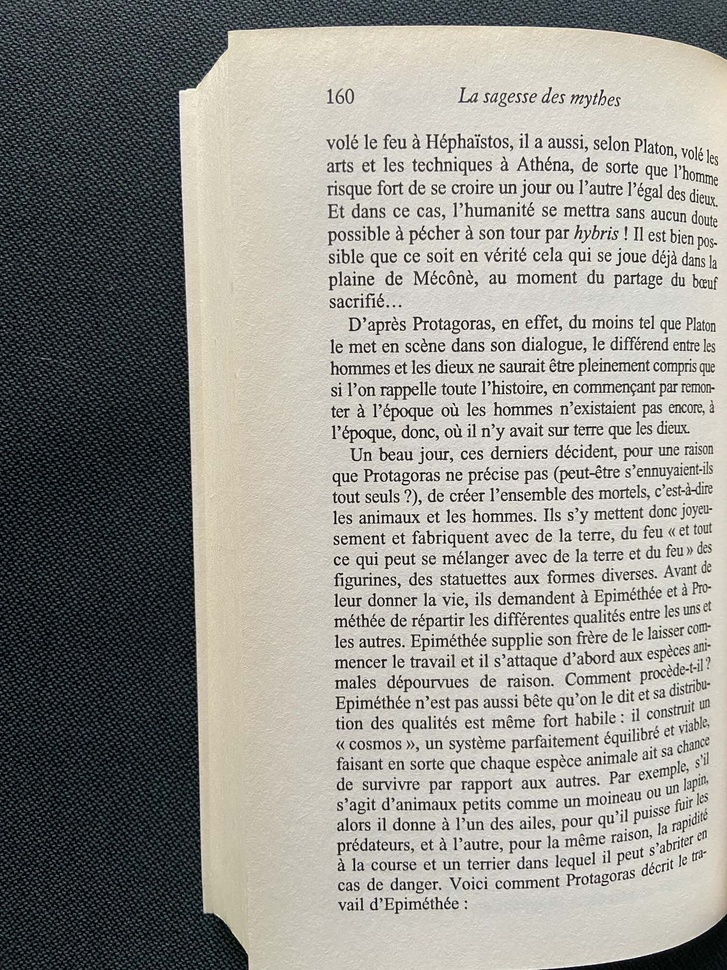
#> input picture images/raw_page.jpg, 727 x 970 px, shrunk from 1512 x 2016 before the run; its folder holds 4 pictures in this run
$ python cleaning.py
#> lines starting #> are read from the running program, lines starting #| are printed output that depends on the picture; after the words box and inside, x2 and y2 are one past the last pixel; in counts of white or black regions, pixels touching at a corner belong together
### ocr_api/src/img_processing.py
import cv2

import numpy as np
from matplotlib import pyplot as plt


def erode(image: cv2.typing.MatLike, erosion_size=4) -> cv2.typing.MatLike:
    """
    Erosion d'une image

    :param image:
    :param erosion_size:
    :return:
    """
    element = cv2.getStructuringElement(
        cv2.MORPH_RECT, (2 * erosion_size + 1, 2 * erosion_size + 1), (erosion_size, erosion_size)
    )
    return cv2.erode(image, element)


def remove_noise(gray_img: cv2.typing.MatLike, block_size=41, erosion_size=5) -> cv2.typing.MatLike:
    """
    Le seuillage local :
    - Permet de mieux filtrer les zones sombres (bords de l'image)
    - Mais fait ressortir des caractères par transparence (de la page suivante) dans les zones claires

    On rajoute un mask dessus pour filtrer les zones avec les pixels les plus intenses
    """

    # Seuillage local de l'image
    thresh_img = cv2.adaptiveThreshold(
        gray_img, 255, cv2.ADAPTIVE_THRESH_GAUSSIAN_C, cv2.THRESH_BINARY, block_size, 2
    )

    # Erosion de l'image, pour définir le mask des pixels à garder
    eroded_img = erode(gray_img, erosion_size=erosion_size)
    # Seuillage pour restreindre le mask des pixels à garder
    _, mask = cv2.threshold(eroded_img, 50, 255, cv2.THRESH_BINARY_INV)

    # Application du mask
    return cv2.bitwise_or(thresh_img, 255 - mask)


####################
# Fonctions de test gardées pour référence
####################

# [159 lines left out: functions sandbox_filtering, seuillage, rotation_image, detection_contours, projection_horizontale, boites_englobantes, not called in this run]

### sandbox/cleaning.py
import posixpath

import cv2
from pathlib import Path
from ocr_api.src.img_processing import remove_noise


def main():
    for file_path in Path("images").glob("raw_*"):
        print("Processing", file_path)
        file_name = file_path.name[4:]

        gray_file_path = posixpath.join("images_tmp", "gray_" + file_name)
        clean_file_path = posixpath.join("images", "clean_" + file_name)

        # Charger l'image en couleur
        rgb_img = cv2.imread(file_path.as_posix())
#> rgb_img is the input picture: shape (970, 727, 3); mean B, G, R 142.7, 148.3, 149.8
        print("image.shape", rgb_img.shape)
#| image.shape (970, 727, 3)

        # Convertir en niveaux de gris
        gray_img = cv2.cvtColor(rgb_img, cv2.COLOR_BGR2GRAY)
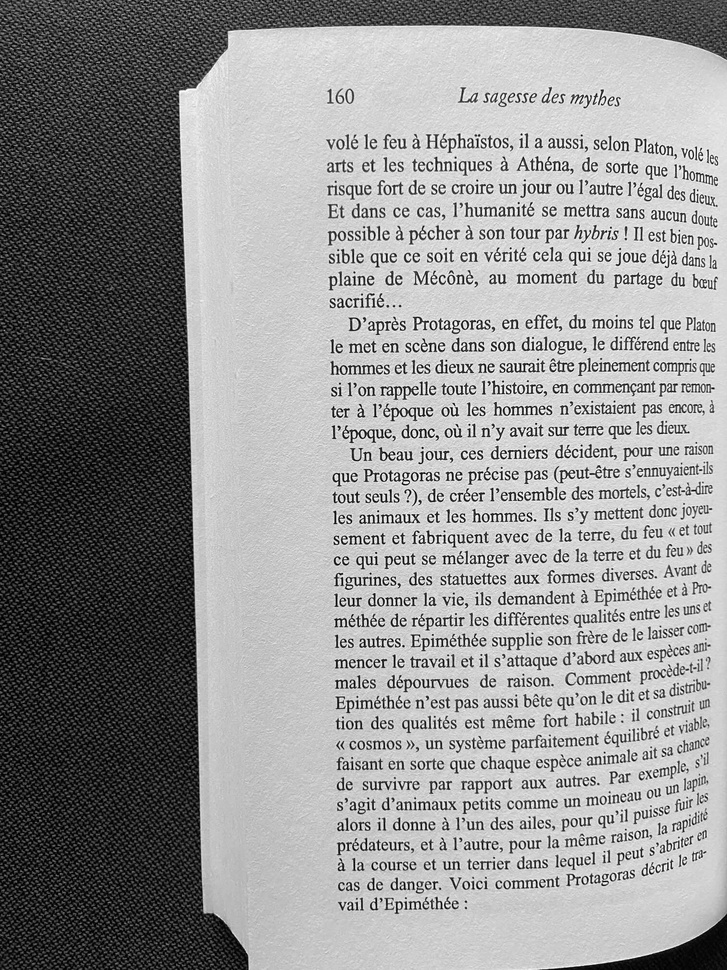
#> gray_img: shape (970, 727); min 0, max 255, mean 148.1
        cv2.imwrite(gray_file_path, gray_img)

        clean_img = remove_noise(gray_img, 41, 5)
#> in remove_noise, `thresh_img = cv2.adaptiveThreshold( gray_img, 255, cv2.ADAPTIVE_THRESH..`:
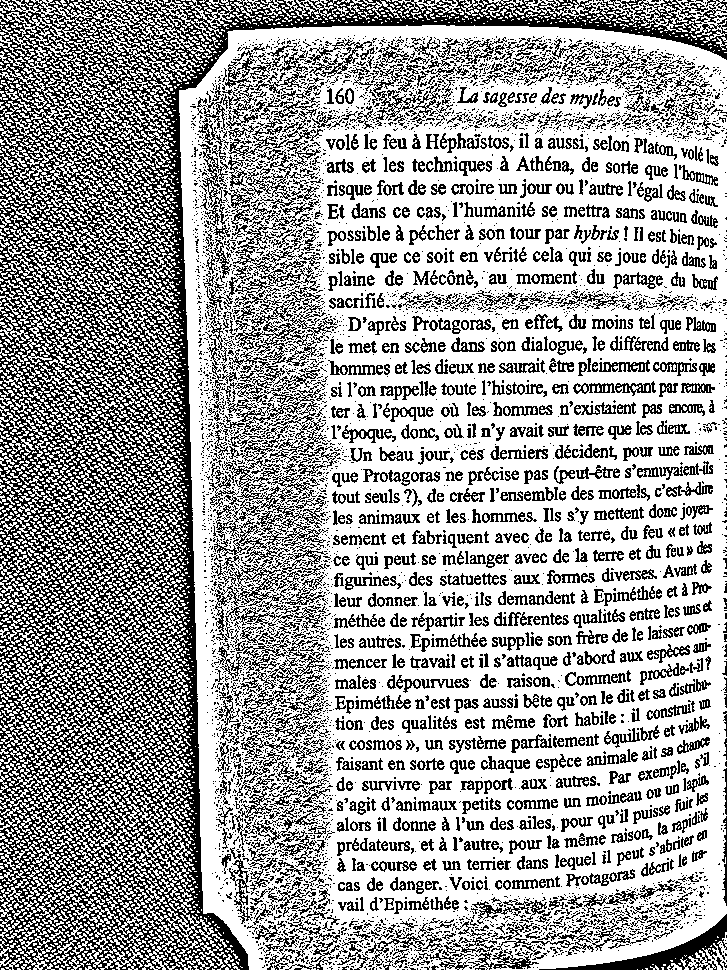
#> thresh_img: shape (970, 727); 63.7% white; black in thin lines or dots
#> in erode, `return cv2.erode(image, element)`:
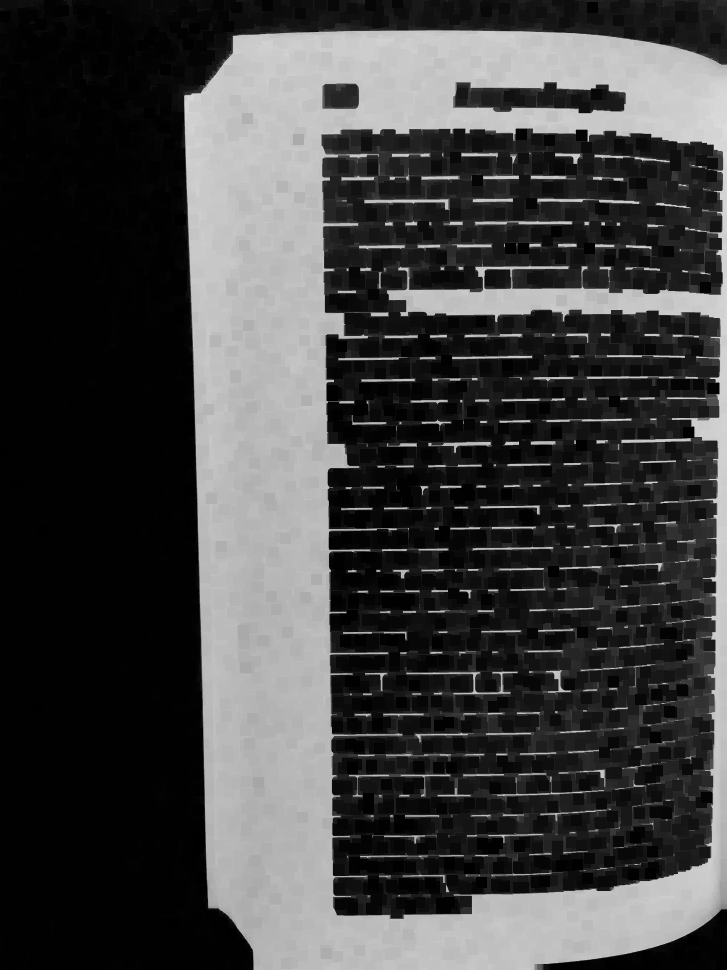
#> returned value: shape (970, 727); min 0, max 221, mean 66.1
#> in remove_noise, `_, mask = cv2.threshold(eroded_img, 50, 255, cv2.THRESH_BINARY_INV)`:
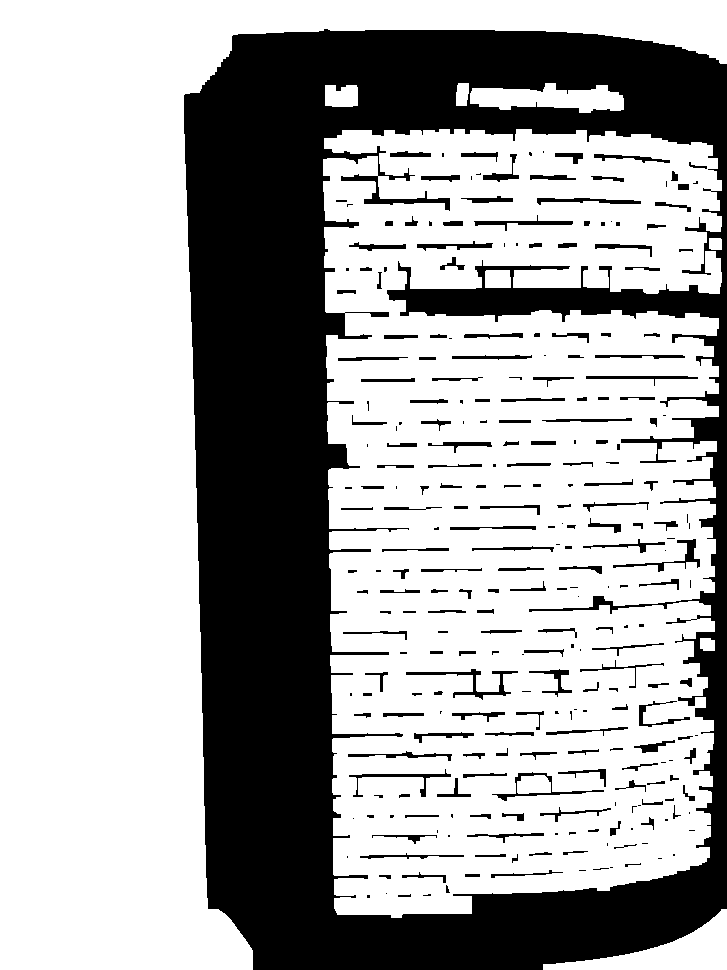
#> mask: shape (970, 727); 67.7% white; 276 black regions (92 under 20 px), largest, box (x1, y1, x2, y2) and area: (184, 29, 727, 970) 207108, (406, 669, 518, 700) 628, (613, 539, 700, 572) 447
#> in remove_noise, `return cv2.bitwise_or(thresh_img, 255 - mask)`:
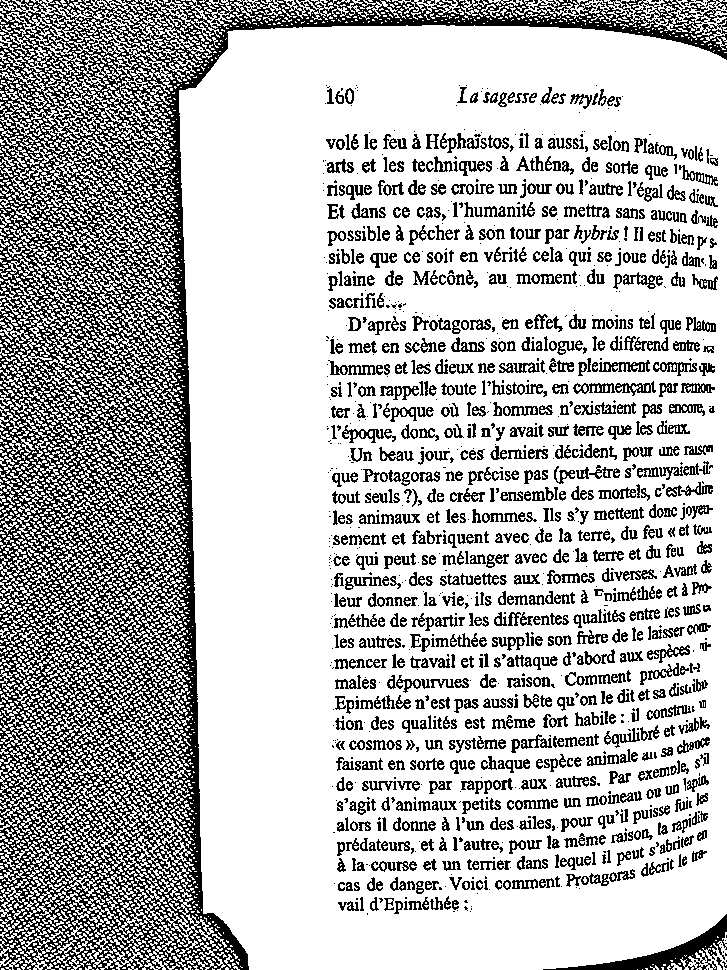
#> returned value: shape (970, 727); 72.9% white; black in thin lines or dots
        cv2.imwrite(clean_file_path, clean_img)
#> pass 2 of the loop in main, `for file_path in Path("images").glob("raw_*"):`:
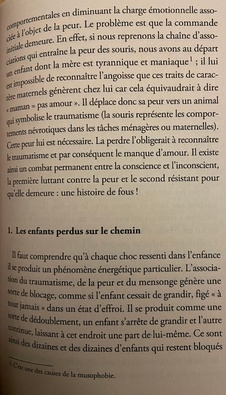
#> input picture images/raw_page_1.jpg, 226 x 395 px, shrunk from 470 x 821 before the run
#> in main, rgb_img is the input picture: shape (395, 226, 3); mean B, G, R 122.3, 140.1, 155.6
#| image.shape (395, 226, 3)
#> gray_img: shape (395, 226)
#> in remove_noise (call 2), `thresh_img = cv2.adaptiveThreshold( gray_img, 255, cv2.ADAPTIVE_THRESH..`:
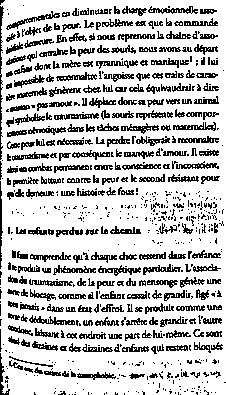
#> thresh_img: shape (395, 226); 76.9% white; black in thin lines or dots
#> mask: shape (395, 226); 65.3% white; 61 black regions (39 under 20 px), largest, box (x1, y1, x2, y2) and area: (0, 0, 226, 337) 21197, (12, 349, 226, 395) 6448, (80, 96, 141, 149) 491
#> in remove_noise (call 2), `return cv2.bitwise_or(thresh_img, 255 - mask)`:
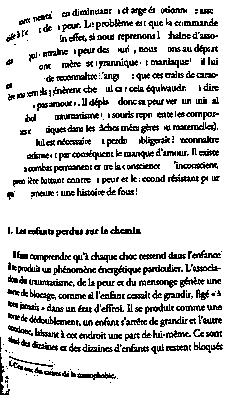
#> returned value: shape (395, 226); 81.7% white; black in thin lines or dots


def sandbox():
    gray_img = cv2.imread("images_tmp/gray_image_1.jpg", cv2.IMREAD_GRAYSCALE)

    # Todo : pivoter image + Tesseract pour différencier zones avec texte vs zones bruit


if __name__ == '__main__':
    main()
